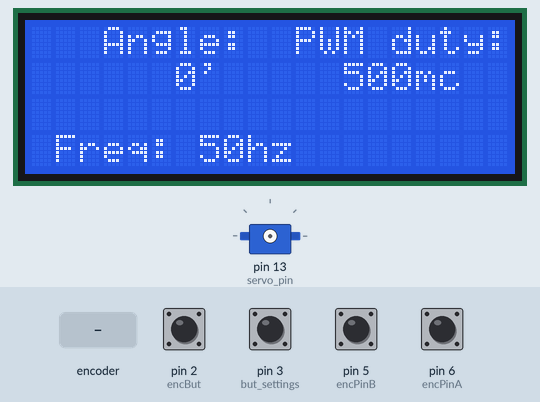
Simulated run of this sketch. Board: Arduino Uno, built with avr-gcc and run on an emulated ATmega328P. Parts: 20×4 character LCD, servo. Wiring (inferred from the names in the program): servo: signal pin 13. The test bench sets the inputs (shaded band); at power-on: pin 2 (encBut), pin 3 (but_settings), pin 5 (encPinB), pin 6 (encPinA) HIGH. Servo pulses on a pin are drawn as a servo (544–2400 µs = 0–180°).

Above: at 1.3 s.
1.4 s: pin 2 (encBut) pulled LOW for 0.15 s
At 1.57 s:
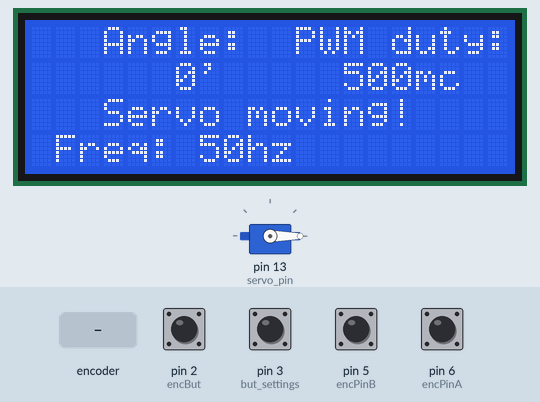
3.2 s: pin 3 (but_settings) pulled LOW for 0.15 s
At 4.4 s:
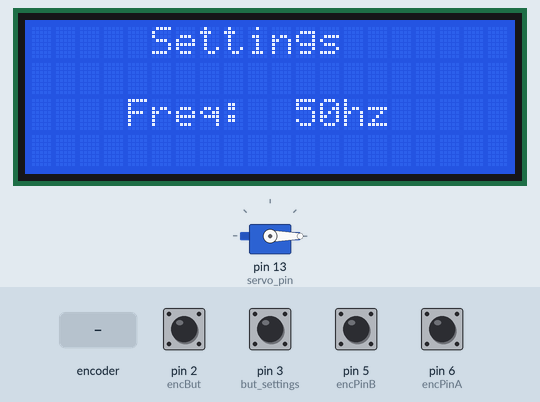
4.8 s: pin 3 (but_settings) pulled LOW for 1 s
At 5.1 s:
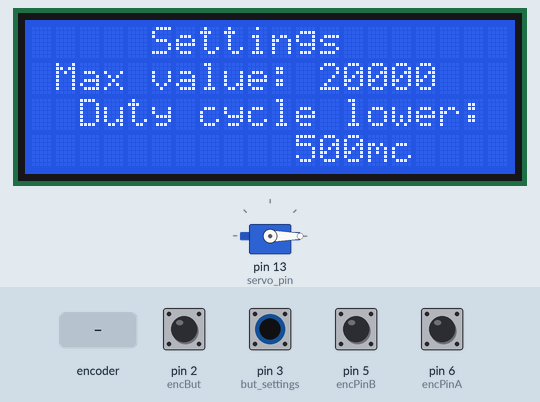
7.3 s: rotary encoder on pin 6 (encPinA) / pin 5 (encPinB) turned 3 steps (first pin leading)
At 9.0 s:
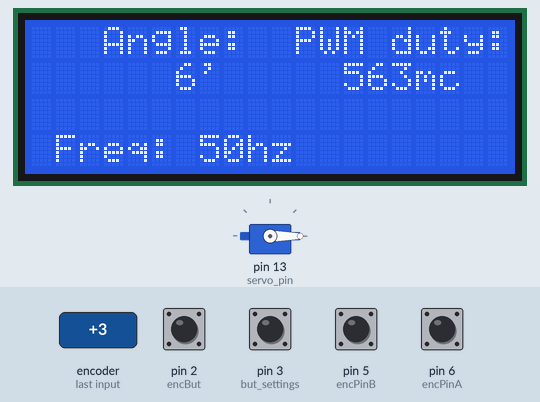
9.4 s: pin 2 (encBut) pulled LOW for 1 s
At 9.57 s:
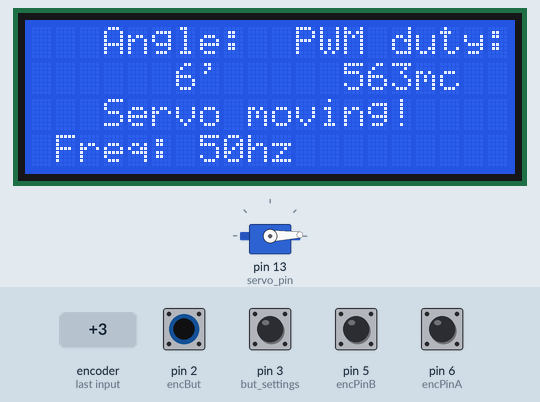
11.9 s: rotary encoder on pin 6 (encPinA) / pin 5 (encPinB) turned 1 step (first pin leading)
At 12.4 s:
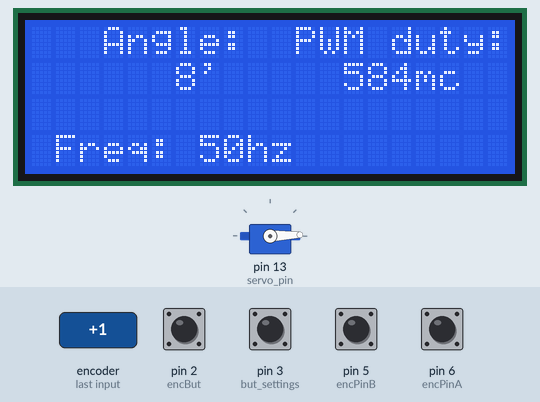
Timing chart, 0 to 14.6 s (numbered marks = the images above; inputs shaded):
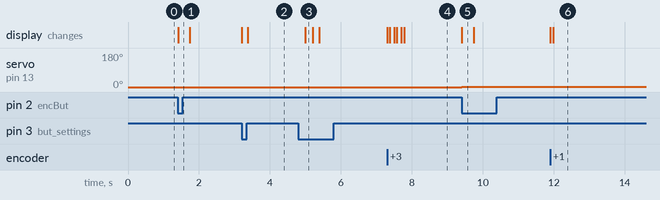

The sketch:

Final_Enc_PWM_LCD.ino
```cpp
#include <Wire.h>
#include <LiquidCrystal_I2C.h>

// Пины энкодера
#define encPinA 6  // CLK
#define encPinB 5  // DT
// Кнопка энкодера
#define encBut 2
// Пин сервопривода
#define servo_pin 13
// Пин кнопки настройки (Кнопка подключена к GND)
#define but_settings 3


LiquidCrystal_I2C lcd(0x27,20,4); // Установка адреса дисплея 4x20

// Переменные для значений на выводах энкодера
bool encA;
bool encB;

byte prevState; // Предыдущие значения на выводах энкодера

volatile bool enc_flag = false;
volatile bool set_flag = false;


int freq = 50;    // Частота ШИМ (Гц)
int duty_low = 500; // Нижняя граница ~0 градусов
int duty_up = 2400;  // Верхняя граница ~180 градусов
float duration = 1/(float)freq*1000000.0; // Период в мс

int duty = duty_low;
int angle = 0;  // Значение угла
int enc_val = 0;

void encoder(){
  enc_val = 0;
  encA = digitalRead(encPinA);
  encB = digitalRead(encPinB);
  if ((encA) && (encB)){
    if (prevState==B00000001){
      enc_val = -1;
    }
    else if (prevState==B00000010){
      enc_val = 1;
    }
    prevState=B00000011;
  }
  else if ((!encA) && (encB)){
    if (prevState==B00000000){
      enc_val = -1;
    }
    else if (prevState==B00000011){
      enc_val = 1;
    }
    prevState=B00000001;
  }
  else if ((encA) && (!encB)){
    if (prevState==B00000011){
      enc_val = -1;
    }
    else if (prevState==B00000000){
      enc_val = 1;
    }
    prevState=B00000010;
  }
}

void servo_go(){  // Функция создаёт ШИМ сигнал с частотой freq, и заполнением равным переменной duty
    lcd.setCursor(3,2);
    lcd.print("Servo moving!");
    duty = map(angle, 0, 180, duty_low, duty_up);
    for (int i = 1; i<80; i++){
      digitalWrite(servo_pin, HIGH);
      delayMicroseconds(duty);
      digitalWrite(servo_pin, LOW);
      delayMicroseconds(duration - duty);
    }
    lcd.clear();
    print_info();
    printing_value(3, 1, angle);
    duty = map(angle, 0, 180, duty_low, duty_up);
    printing_value(12, 1, duty);

}
void encoder_flag(){
  enc_flag = true;
}
void settings_flag(){
  set_flag = !set_flag;
}

void print_info(){  // Выводит на дисплей неизменные данные
  lcd.setCursor(3,0);
  lcd.print("Angle:");
  lcd.setCursor(11,0);
  lcd.print("PWM duty:");
  lcd.setCursor(7,1);
  lcd.print("'");
  lcd.setCursor(16,1);
  lcd.print("mc");
  lcd.setCursor(1,3);
  lcd.print("Freq:");
  printing_value(5, 3, freq);
  lcd.setCursor(9 ,3);
  lcd.print("hz");
}
void print_settings(){
  lcd.setCursor(5,0);
  lcd.print("Settings");
}

void print_settings_freq(){
  lcd.setCursor(4 ,2);
  lcd.print("Freq:");
  printing_value(9, 2, freq);
  lcd.setCursor(13 ,2);
  lcd.print("hz");
}

void print_settings_duty_low(){
  lcd.setCursor(2 ,2);
  lcd.print("Duty cycle lower:");
  printing_value(10, 3, duty_low);
  lcd.setCursor(1, 1);
  lcd.print("Max value:");
  printing_value(12, 1, duration);
  lcd.setCursor(14 ,3);
  lcd.print("mc");
}

void print_settings_duty_up(){
  lcd.setCursor(2 ,2);
  lcd.print("Duty cycle upper:");
  printing_value(10, 3, duty_up);
  lcd.setCursor(1, 1);
  lcd.print("Max value:");
  printing_value(12, 1, duration);
  lcd.setCursor(14 ,3);
  lcd.print("mc");
}

void printing_value(int col, int line, int value){ // Корректно печатает значения до 9999
  if ((value < 1000) && (value >= 100)){
    lcd.setCursor(col+1, line);
    lcd.print(value);
  }
  else if ((value < 100) && (value >= 10)){
    lcd.setCursor(col+2, line);
    lcd.print(value);
  }
  else if (value < 10) {
    lcd.setCursor(col+3, line);
    lcd.print(value);
    }
  else {
    lcd.setCursor(col, line);
    lcd.print(value);
  }
}

void check_print_angle(int value){  // Очищает в нужные моменты дисплей (Вывод значений градуса)
  int value2 = map(value, 0, 180, duty_low, duty_up);
  if ((value == 9) || (value == 99) || (value > 990 && value < 1000) || (value2 > 990 && value2 < 1000)){
    lcd.clear();
    print_info();
  }
}

void check_print_value(int value, int value_of){  // Очищает в нужные моменты дисплей (Вывод значений частоты или диапазона)
  if ((value == 0) || (value == 5) || (value >= 90 && value < 100) || (value >= 990 && value < 1000)){
    lcd.clear();
    switch (value_of) {
      case 0:
        print_settings_freq();
        break;
      case 1:
        print_settings_duty_low();
        break;
      case 2:
        print_settings_duty_up();
        break;
    }
    print_settings();
  }
}

int settings(int value, int change_value, int min_value, int max_value, int col, int line, int value_of){
  while (!(enc_flag) && (set_flag)){
      encoder();
      if (enc_val != 0){
        value += enc_val * change_value;
        if (enc_val == -1){
          check_print_value(value, value_of);
        }
        if (value < min_value) {
          value = max_value;
          }
        else if (value > max_value) {
          value = min_value;
          lcd.clear();
          print_settings();
          }
        printing_value(col, line, value);
      }
    }
    delay(150);
    enc_flag = false;
    return value;
}

void setup() {
  pinMode(encPinA, INPUT_PULLUP); // Подтяжка к плюсу
  pinMode(encPinB, INPUT_PULLUP);
  pinMode(encBut, INPUT_PULLUP);
  pinMode(but_settings, INPUT_PULLUP);
  pinMode(servo_pin, OUTPUT);

  attachInterrupt(0, encoder_flag, FALLING); // Подключение прерывания
  attachInterrupt(1, settings_flag, FALLING);

  lcd.init(); // Инициализация дисплея
  lcd.backlight();

  print_info();
  printing_value(3, 1, angle);
  duty = map(angle, 0, 180, duty_low, duty_up);
  printing_value(12, 1, duty);
}

void loop() {
  if (set_flag){  // Запуск программы настройки частоты и диапазона заполнения
    lcd.clear();
    print_settings();
    delay(150);  // Задержка для устранения влияния дребезга котактов
    set_flag = true;


    // Настройка частоты
    print_settings_freq();
    freq = settings(freq, 5, 0, 1000, 9, 2, 0);
    duration = 1/(float)freq*1000000.0;
    lcd.clear();

    // Настройка нижней границы диапазона
    print_settings();
    print_settings_duty_low();
    duty_low = settings(duty_low, 10, 0, duration, 10, 3, 1);
    lcd.clear();

    // Настройка верхней границы диапазона
    print_settings();
    print_settings_duty_up();

    duty_up = settings(duty_up, 10, 0, duration, 10, 3, 2);

    set_flag = false;
    lcd.clear();
    print_info();
    printing_value(3, 1, angle);
    printing_value(12, 1, duty);
  }

  else if (enc_flag && !(set_flag)){  // Запуск поворота сервопривода
    servo_go();
    enc_flag = false;
  }

  // Регулировка градуса поворота
  encoder();
  if (enc_val != 0){  // проверка на поворот энкодера, чтобы лишний раз не нагружать плату выводом данных на дисплей
    angle += enc_val;
    if (angle < 0) {
      angle = 180;
      }
    else if (angle > 180) {
      angle = 0;
      lcd.clear();
      print_info();
      }
    if (enc_val == -1){
      check_print_angle(angle);
    }
    printing_value(3, 1, angle);

    duty = map(angle, 0, 180, duty_low, duty_up);

    printing_value(12, 1, duty);

  }


}
```

Measured:
- after the input at 1.4 s, the display: changes at once (image 1)
- after the input at 3.2 s, the display: first changes at once (image 2 shows a later state)
- after the input at 4.8 s, the display: changes after 0.20 s (image 3)
- after the input at 7.3 s, the display: first changes at once (image 4 shows a later state)
- after the input at 9.4 s, servo on pin 13 (servo_pin): 0° → 2° at once; the display: changes at once (image 5)
- after the input at 11.9 s, the display: first changes at once (image 6 shows a later state)
